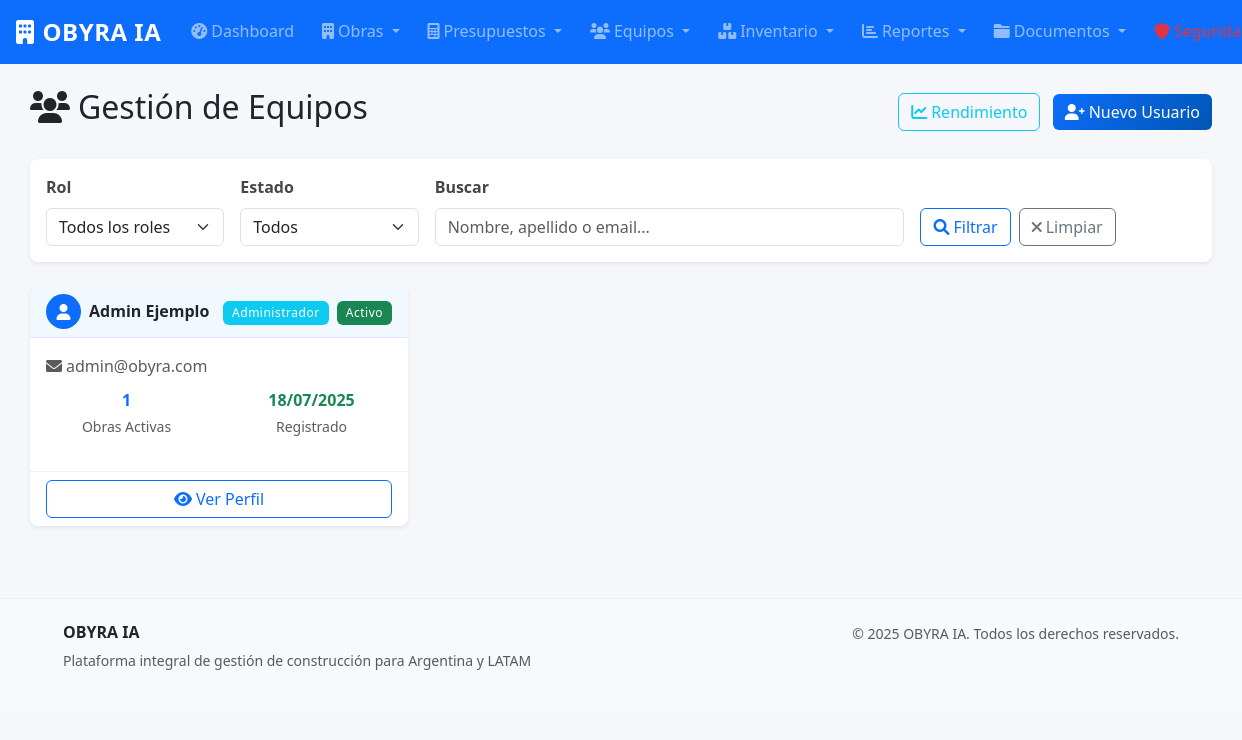
Page /equipos/ (signed in) on the committed database.
### models.py (models this page shows, shortened)
class Usuario(UserMixin, db.Model):
    __tablename__ = 'usuarios'
    id = db.Column(db.Integer, primary_key=True)
    nombre = db.Column(db.String(100), nullable=False)
    apellido = db.Column(db.String(100), nullable=False)
    email = db.Column(db.String(120), unique=True, nullable=False)
    telefono = db.Column(db.String(20))
    password_hash = db.Column(db.String(256), nullable=True)  # Nullable para usuarios de Google
    rol = db.Column(db.String(20), nullable=False, default='operario')  # administrador, tecnico, operario
    activo = db.Column(db.Boolean, default=True)
    auth_provider = db.Column(db.String(20), nullable=False, default='manual')  # manual, google
    google_id = db.Column(db.String(100), nullable=True)  # ID de Google para usuarios OAuth
    profile_picture = db.Column(db.String(500), nullable=True)  # URL de imagen de perfil de Google
    created_at = db.Column(db.DateTime, default=datetime.utcnow)
    fecha_creacion = db.Column(db.DateTime, default=datetime.utcnow)
    organizacion_id = db.Column(db.Integer, db.ForeignKey('organizaciones.id'), nullable=False)
    organizacion = db.relationship('Organizacion', back_populates='usuarios')
    obras_asignadas = db.relationship('AsignacionObra', back_populates='usuario', lazy='dynamic')
    registros_tiempo = db.relationship('RegistroTiempo', back_populates='usuario', lazy='dynamic')
    @property
    def nombre_completo(self):
        return f"{self.nombre} {self.apellido}"
    def puede_acceder_modulo(self, modulo):
        permisos = {
            'administrador': ['obras', 'presupuestos', 'equipos', 'inventario', 'reportes', 'asistente', 'cotizacion', 'documentos', 'seguridad'],
            'tecnico': ['obras', 'presupuestos', 'inventario', 'reportes', 'asistente', 'cotizacion', 'documentos', 'seguridad'],
            'operario': ['obras', 'inventario', 'asistente', 'documentos']
        }
        return modulo in permisos.get(self.rol, [])

### equipos.py (the view, shortened to what this page needs)
@equipos_bp.route('/')
@login_required
def lista():
    if not current_user.puede_acceder_modulo('equipos'):
        flash('No tienes permisos para acceder a este módulo.', 'danger')
        return redirect(url_for('reportes.dashboard'))
    rol_filtro = request.args.get('rol', '')
    buscar = request.args.get('buscar', '')
    activo = request.args.get('activo', '')
    query = Usuario.query
    if rol_filtro:
        query = query.filter(Usuario.rol == rol_filtro)
    if activo:
        query = query.filter(Usuario.activo == (activo == 'true'))
    usuarios = query.order_by(Usuario.apellido, Usuario.nombre).all()
    for usuario in usuarios:
        usuario.obras_activas = usuario.obras_asignadas.join(Obra).filter(
            AsignacionObra.activo == True,
            Obra.estado.in_(['planificacion', 'en_curso'])
        ).count()
    return render_template('equipos/lista.html',
                         usuarios=usuarios,
                         rol_filtro=rol_filtro,
                         buscar=buscar,
                         activo=activo)

### app.py (called while the page is built)
@login_manager.user_loader
def load_user(user_id):
    from models import Usuario
    return Usuario.query.get(int(user_id))

### templates/equipos/lista.html (shortened to what this page needs)
{% extends "base.html" %}
{% block content %}
<div class="container-fluid mt-4">
    <div class="row">
        <div class="col-12">
            <div class="d-flex justify-content-between align-items-center mb-4">
                <h2><i class="fas fa-users me-2"></i>Gestión de Equipos</h2>
                {% if current_user.rol == 'administrador' %}
                <div>
                    <a href="{{ url_for('equipos.rendimiento') }}" class="btn btn-outline-info me-2">
                        <i class="fas fa-chart-line me-1"></i>Rendimiento
                    </a>
                    <a href="{{ url_for('auth.register') }}" class="btn btn-primary">
                        <i class="fas fa-user-plus me-1"></i>Nuevo Usuario
                    </a>
                </div>
                {% endif %}
            </div>
        </div>
    </div>
    <div class="card mb-4">
        <div class="card-body">
            <form method="GET" class="row g-3">
                <div class="col-md-2">
                    <label for="rol" class="form-label">Rol</label>
                    <select class="form-select" id="rol" name="rol">
                        <option value="">Todos los roles</option>
                    </select>
                </div>
                <div class="col-md-2">
                    <label for="activo" class="form-label">Estado</label>
                    <select class="form-select" id="activo" name="activo">
                        <option value="">Todos</option>
                    </select>
                </div>
                <div class="col-md-5">
                    <label for="buscar" class="form-label">Buscar</label>
                    <input type="text" class="form-control" id="buscar" name="buscar"
                           value="{{ buscar }}" placeholder="Nombre, apellido o email...">
                </div>
                <div class="col-md-3 d-flex align-items-end">
                    <button type="submit" class="btn btn-outline-primary me-2">
                        <i class="fas fa-search me-1"></i>Filtrar
                    </button>
                    <a href="{{ url_for('equipos.lista') }}" class="btn btn-outline-secondary">
                        <i class="fas fa-times me-1"></i>Limpiar
                    </a>
                </div>
            </form>
        </div>
    </div>
    <div class="row">
        {% if usuarios %}
            {% for usuario in usuarios %}
            <div class="col-lg-6 col-xl-4 mb-4">
                <div class="card h-100 shadow-sm">
                    <div class="card-header d-flex justify-content-between align-items-center">
                        <div class="d-flex align-items-center">
                            {% if usuario.profile_picture %}
                                <img src="{{ usuario.profile_picture }}" alt="Foto de perfil de {{ usuario.nombre_completo }}"
                                     class="rounded-circle me-2" width="35" height="35" style="object-fit: cover;">
                            {% else %}
                                <div class="bg-primary text-white rounded-circle d-flex align-items-center justify-content-center me-2"
                                     style="width: 35px; height: 35px;">
                                    <i class="fas fa-user"></i>
                                </div>
                            {% endif %}
                            <h6 class="mb-0 fw-bold">{{ usuario.nombre_completo }}</h6>
                        </div>
                        <div>
                            <span class="badge bg-info me-1">{{ usuario.rol.title() }}</span>
                            <span class="badge {{ 'bg-success' if usuario.activo else 'bg-secondary' }}">
                                {{ 'Activo' if usuario.activo else 'Inactivo' }}
                            </span>
                        </div>
                    </div>
                    <div class="card-body">
                        <p class="text-muted mb-2">
                            <i class="fas fa-envelope me-1"></i>{{ usuario.email }}
                        </p>
                        <div class="row text-center mb-3">
                            <div class="col-6">
                                <strong class="text-primary d-block">{{ usuario.obras_activas }}</strong>
                                <small class="text-muted">Obras Activas</small>
                            </div>
                            <div class="col-6">
                                <strong class="text-success d-block">
                                    {{ usuario.fecha_creacion.strftime('%d/%m/%Y') }}
                                </strong>
                                <small class="text-muted">Registrado</small>
                            </div>
                        </div>
                    </div>
                    <div class="card-footer bg-transparent">
                        <div class="d-grid gap-2">
                            <a href="{{ url_for('equipos.detalle', id=usuario.id) }}" class="btn btn-outline-primary">
                                <i class="fas fa-eye me-1"></i>Ver Perfil
                            </a>
                        </div>
                    </div>
                </div>
            </div>
            {% endfor %}
        {% endif %}
    </div>
</div>
{% endblock %}

### static/css/style.css (style rules this page uses)
:root { --primary-color: #0d6efd; --secondary-color: #6c757d; --success-color: #198754; --warning-color: #ffc107; --danger-color: #dc3545; --info-color: #0dcaf0; --dark-color: #212529; --light-color: #f8f9fa; --construction-orange: #ff6900; --construction-yellow: #ffb000; --construction-blue: #003f5c; --construction-gray: #464646; --shadow-sm: 0 0.125rem 0.25rem rgba(0, 0, 0, 0.075); --shadow: 0 0.5rem 1rem rgba(0, 0, 0, 0.15); --shadow-lg: 0 1rem 3rem rgba(0, 0, 0, 0.175); --border-radius: 0.375rem; --border-radius-lg: 0.5rem; --border-radius-xl: 1rem; }
body { font-family: 'Segoe UI', Tahoma, Geneva, Verdana, sans-serif; line-height: 1.6; color: var(--dark-color); background-color: #f5f7fa; margin: 0; padding: 0; }
html { margin: 0; padding: 0; }
* { box-sizing: border-box; }
.container-fluid { padding-left: 15px; padding-right: 15px; }
.card { border: none; border-radius: var(--border-radius-lg); box-shadow: var(--shadow-sm); transition: all 0.3s ease; }
.card-header { background-color: rgba(var(--bs-primary-rgb), 0.05); border-bottom: 1px solid rgba(var(--bs-primary-rgb), 0.1); border-radius: var(--border-radius-lg) var(--border-radius-lg) 0 0 !important; font-weight: 600; }
.card-footer { background-color: rgba(var(--bs-light-rgb), 0.5); border-top: 1px solid rgba(var(--bs-secondary-rgb), 0.1); }
.btn { border-radius: var(--border-radius); font-weight: 500; transition: all 0.3s ease; position: relative; overflow: hidden; }
.btn-primary { background: linear-gradient(135deg, var(--primary-color) 0%, #0056b3 100%); border: none; }
.form-control, .form-select { border-radius: var(--border-radius); border: 1px solid #dee2e6; transition: all 0.3s ease; }
.form-label { font-weight: 600; color: var(--construction-gray); margin-bottom: 0.5rem; }
.badge { font-weight: 500; letter-spacing: 0.5px; padding: 0.5em 0.75em; border-radius: var(--border-radius); }

### rows in the picture
Usuario: nombre_completo "Admin Ejemplo", rol "Administrador", activo "Activo", email "admin@obyra.com", obras_activas "1", fecha_creacion "18/07/2025"
